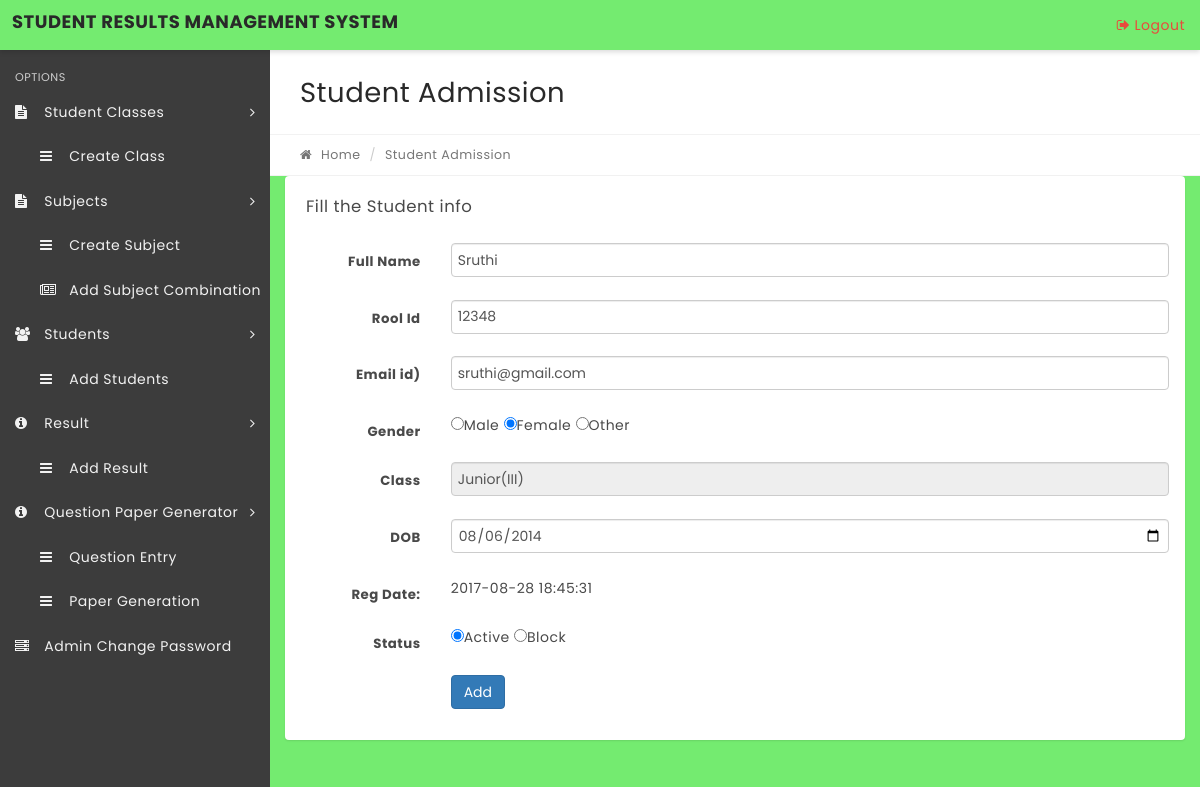
The app's page /edit-student.php?stid=4 with its own data.
### tables this page shows
CREATE TABLE `tblstudents` (
  `StudentId` int(11) NOT NULL,
  `StudentName` varchar(100) NOT NULL,
  `RollId` varchar(100) NOT NULL,
  `StudentEmail` varchar(100) NOT NULL,
  `Gender` varchar(10) NOT NULL,
  `DOB` varchar(100) NOT NULL,
  `ClassId` int(11) NOT NULL,
  `RegDate` timestamp NOT NULL DEFAULT current_timestamp(),
  `UpdationDate` timestamp NULL DEFAULT NULL ON UPDATE current_timestamp(),
  `Status` int(1) NOT NULL
);

CREATE TABLE `tblclasses` (
  `id` int(11) NOT NULL,
  `ClassName` varchar(80) DEFAULT NULL,
  `ClassNameNumeric` int(4) NOT NULL,
  `Section` varchar(5) NOT NULL,
  `CreationDate` timestamp NOT NULL DEFAULT current_timestamp(),
  `UpdationDate` timestamp NOT NULL DEFAULT '0000-00-00 00:00:00' ON UPDATE current_timestamp()
);

### edit-student.php (the view, shortened to what this page needs)
<?php
include('includes/config.php');
if(strlen($_SESSION['alogin'])=="")
    {
    header("Location: index.php");
    }
    else{
$stid=intval($_GET['stid']);
?>
<!DOCTYPE html>
<html lang="en">
    <head>
        <link rel="stylesheet" href="css/bootstrap.min.css" media="screen" >
        <link rel="stylesheet" href="css/font-awesome.min.css" media="screen" >
        <link rel="stylesheet" href="css/animate-css/animate.min.css" media="screen" >
        <link rel="stylesheet" href="css/lobipanel/lobipanel.min.css" media="screen" >
        <link rel="stylesheet" href="css/prism/prism.css" media="screen" >
        <link rel="stylesheet" href="css/select2/select2.min.css" >
        <link rel="stylesheet" href="css/main.css" media="screen" >
    </head>
    <body class="top-navbar-fixed" style='background-color:rgb(116, 235, 112)!important;'>
        <div class="main-wrapper">
  <?php include('includes/topbar.php');?>
            <div class="content-wrapper">
                <div class="content-container">
                   <?php include('includes/leftbar.php');?>
                    <div class="main-page">
                     <div class="container-fluid">
                            <div class="row page-title-div">
                                <div class="col-md-6">
                                    <h2 class="title">Student Admission</h2>
                                </div>
                            </div>
                            <div class="row breadcrumb-div">
                                <div class="col-md-6">
                                    <ul class="breadcrumb">
                                        <li><a href="dashboard.php"><i class="fa fa-home"></i> Home</a></li>
                                        <li class="active">Student Admission</li>
                                    </ul>
                                </div>
                            </div>
                        </div>
                        <div class="container-fluid">
                        <div class="row">
                                    <div class="col-md-12">
                                        <div class="panel">
                                            <div class="panel-heading">
                                                <div class="panel-title">
                                                    <h5>Fill the Student info</h5>
                                                </div>
                                            </div>
                                            <div class="panel-body">
                                                <form class="form-horizontal" method="post">
<?php
$sql = "SELECT tblstudents.StudentName,tblstudents.RollId,tblstudents.RegDate,tblstudents.StudentId,tblstudents.Status,tblstudents.StudentEmail,tblstudents.Gender,tblstudents.DOB,tblclasses.ClassName,tblclasses.Section from tblstudents join tblclasses on tblclasses.id=tblstudents.ClassId where tblstudents.StudentId=:stid";
$query = $dbh->prepare($sql);
$query->bindParam(':stid',$stid,PDO::PARAM_STR);
$query->execute();
$results=$query->fetchAll(PDO::FETCH_OBJ);
if($query->rowCount() > 0)
{
foreach($results as $result)
{  ?>
<div class="form-group">
<label for="default" class="col-sm-2 control-label">Full Name</label>
<div class="col-sm-10">
<input type="text" name="fullanme" class="form-control" id="fullanme" value="<?php echo htmlentities($result->StudentName)?>" required="required" autocomplete="off">
</div>
</div>
<div class="form-group">
<label for="default" class="col-sm-2 control-label">Rool Id</label>
<div class="col-sm-10">
<input type="text" name="rollid" class="form-control" id="rollid" value="<?php echo htmlentities($result->RollId)?>" maxlength="5" required="required" autocomplete="off">
</div>
</div>
<div class="form-group">
<label for="default" class="col-sm-2 control-label">Email id)</label>
<div class="col-sm-10">
<input type="email" name="emailid" class="form-control" id="email" value="<?php echo htmlentities($result->StudentEmail)?>" required="required" autocomplete="off">
</div>
</div>
<div class="form-group">
<label for="default" class="col-sm-2 control-label">Gender</label>
<div class="col-sm-10">
<?php  $gndr=$result->Gender;
?>
<?php
if($gndr=="Female")
{
?>
<input type="radio" name="gender" value="Male" required="required" >Male <input type="radio" name="gender" value="Female" required="required" checked>Female <input type="radio" name="gender" value="Other" required="required">Other
<?php }?>
</div>
</div>
                                                    <div class="form-group">
                                                        <label for="default" class="col-sm-2 control-label">Class</label>
                                                        <div class="col-sm-10">
<input type="text" name="classname" class="form-control" id="classname" value="<?php echo htmlentities($result->ClassName)?>(<?php echo htmlentities($result->Section)?>)" readonly>
                                                        </div>
                                                    </div>
<div class="form-group">
                                                        <label for="date" class="col-sm-2 control-label">DOB</label>
                                                        <div class="col-sm-10">
                <input type="date"  name="dob" class="form-control" value="<?php echo htmlentities($result->DOB)?>" id="date">
                                                        </div>
                                                    </div>
<div class="form-group">
<label for="default" class="col-sm-2 control-label">Reg Date: </label>
<div class="col-sm-10">
<?php echo htmlentities($result->RegDate)?>
</div>
</div>
<div class="form-group">
<label for="default" class="col-sm-2 control-label">Status</label>
<div class="col-sm-10">
<?php  $stats=$result->Status;
if($stats=="1")
{
?>
<input type="radio" name="status" value="1" required="required" checked>Active <input type="radio" name="status" value="0" required="required">Block
<?php }?>
</div>
</div>
<?php }} ?>
                                                    <div class="form-group">
                                                        <div class="col-sm-offset-2 col-sm-10">
                                                            <button type="submit" name="submit" class="btn btn-primary">Add</button>
                                                        </div>
                                                    </div>
                                                </form>
                                            </div>
                                        </div>
                                    </div>
                                </div>
                    </div>
                </div>
            </div>
        </div>
    </body>
</html>
<?PHP } ?>

### records on screen
tblstudents: fullanme "Sruthi", rollid "12348", emailid "sruthi@gmail.com", classname "Junior(III)", dob "08/06/2014", RegDate "2017-08-28 18:45:31"
